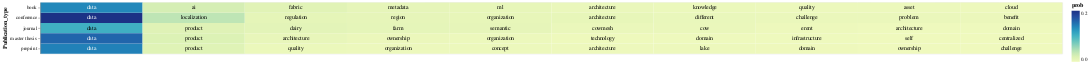

Notebook code cell kept with this figure:
### Code cell
# Select the top terms for each PDF
top_terms_df_publication_type = result_df_publication_type.groupby('Publication_type').head(10)

# Add a small random value to 'idf_value' for better visualization
top_terms_df_publication_type['prob'] = top_terms_df_publication_type['prob'] + np.random.rand(top_terms_df_publication_type.shape[0]) * 0.0001

# Create a base chart
base = alt.Chart(top_terms_df_publication_type).encode(
    x=alt.X('rank:O', axis=None),  # Use rank for x-axis
    y='Publication_type:N',
    color=alt.Color('prob:Q', scale=alt.Scale(scheme='viridis')),
    text='topic_word:N'  # Corrected column name to 'topic_word'
).transform_window(
    rank="rank()",
    sort=[alt.SortField("prob", order="descending")],
    groupby=["Publication_type"]
)

# Create a heatmap
heatmap = base.mark_rect().encode(
    color='prob:Q',
)

# Create text labels with conditional color
text = base.mark_text(baseline='middle').encode(
    text='topic_word:N',
    color=alt.condition(alt.datum.prob >= 0.1, alt.value('white'), alt.value('black'))
)

# Display the heatmap and text labels
chart_lda_publication_type = (heatmap + text).properties(width=2000)
chart_lda_publication_type

### Figure 1 — Vega-Lite specification as saved in the notebook (floating-point values rounded to 4 significant figures)
{"config": {"view": {"continuousWidth": 300, "continuousHeight": 300}}, "layer": [{"mark": {"type": "rect"}, "encoding": {"color": {"field": "prob", "type": "quantitative"}, "text": {"field": "topic_word", "type": "nominal"}, "x": {"axis": null, "field": "rank", "type": "ordinal"}, "y": {"field": "Publication_type", "type": "nominal"}}, "transform": [{"window": [{"op": "rank", "field": "", "as": "rank"}], "groupby": ["Publication_type"], "sort": [{"field": "prob", "order": "descending"}]}]}, {"mark": {"type": "text", "baseline": "middle"}, "encoding": {"color": {"condition": {"test": "(datum.prob >= 0.1)", "value": "white"}, "value": "black"}, "text": {"field": "topic_word", "type": "nominal"}, "x": {"axis": null, "field": "rank", "type": "ordinal"}, "y": {"field": "Publication_type", "type": "nominal"}}, "transform": [{"window": [{"op": "rank", "field": "", "as": "rank"}], "groupby": ["Publication_type"], "sort": [{"field": "prob", "order": "descending"}]}]}], "data": {"name": "data-9e0d91b4ec551a19b8cc06345708da13"}, "width": 2000, "$schema": "https://vega.github.io/schema/vega-lite/v5.15.1.json", "datasets": {"data-9e0d91b4ec551a19b8cc06345708da13": [{"Publication_type": "conference", "topic_word": "data", "prob": 0.156}, {"Publication_type": "conference", "topic_word": "localization", "prob": 0.03487}, {"Publication_type": "conference", "topic_word": "regulation", "prob": 0.0128}, {"Publication_type": "conference", "topic_word": "region", "prob": 0.01164}, {"Publication_type": "conference", "topic_word": "architecture", "prob": 0.01094}, {"Publication_type": "conference", "topic_word": "organization", "prob": 0.01094}, {"Publication_type": "conference", "topic_word": "different", "prob": 0.009186}, {"Publication_type": "conference", "topic_word": "challenge", "prob": 0.008958}, {"Publication_type": "conference", "topic_word": "problem", "prob": 0.008853}, {"Publication_type": "conference", "topic_word": "benefit", "prob": 0.008242}, {"Publication_type": "book", "topic_word": "data", "prob": 0.1074}, {"Publication_type": "book", "topic_word": "ai", "prob": 0.02324}, {"Publication_type": "book", "topic_word": "fabric", "prob": 0.01591}, {"Publication_type": "book", "topic_word": "metadata", "prob": 0.01196}, {"Publication_type": "book", "topic_word": "ml", "prob": 0.01091}, {"Publication_type": "book", "topic_word": "architecture", "prob": 0.008888}, {"Publication_type": "book", "topic_word": "knowledge", "prob": 0.007678}, {"Publication_type": "book", "topic_word": "quality", "prob": 0.007411}, {"Publication_type": "book", "topic_word": "asset", "prob": 0.007131}, {"Publication_type": "book", "topic_word": "cloud", "prob": 0.006568}, {"Publication_type": "journal", "topic_word": "data", "prob": 0.08365}, {"Publication_type": "journal", "topic_word": "product", "prob": 0.01733}, {"Publication_type": "journal", "topic_word": "dairy", "prob": 0.01385}, {"Publication_type": "journal", "topic_word": "farm", "prob": 0.01245}, {"Publication_type": "journal", "topic_word": "semantic", "prob": 0.01203}, {"Publication_type": "journal", "topic_word": "cowmesh", "prob": 0.008975}, {"Publication_type": "journal", "topic_word": "cow", "prob": 0.008797}, {"Publication_type": "journal", "topic_word": "erent", "prob": 0.00652}, {"Publication_type": "journal", "topic_word": "architecture", "prob": 0.005595}, {"Publication_type": "journal", "topic_word": "domain", "prob": 0.005449}, {"Publication_type": "preprint", "topic_word": "data", "prob": 0.1112}, {"Publication_type": "preprint", "topic_word": "product", "prob": 0.01706}, {"Publication_type": "preprint", "topic_word": "quality", "prob": 0.007663}, {"Publication_type": "preprint", "topic_word": "organization", "prob": 0.007259}, {"Publication_type": "preprint", "topic_word": "concept", "prob": 0.007221}, {"Publication_type": "preprint", "topic_word": "architecture", "prob": 0.006713}, {"Publication_type": "preprint", "topic_word": "lake", "prob": 0.006185}, {"Publication_type": "preprint", "topic_word": "domain", "prob": 0.00597}, {"Publication_type": "preprint", "topic_word": "ownership", "prob": 0.005064}, {"Publication_type": "preprint", "topic_word": "challenge", "prob": 0.004993}, {"Publication_type": "master thesis", "topic_word": "data", "prob": 0.1249}, {"Publication_type": "master thesis", "topic_word": "product", "prob": 0.01899}, {"Publication_type": "master thesis", "topic_word": "architecture", "prob": 0.01033}, {"Publication_type": "master thesis", "topic_word": "ownership", "prob": 0.008258}, {"Publication_type": "master thesis", "topic_word": "organization", "prob": 0.007367}, {"Publication_type": "master thesis", "topic_word": "technology", "prob": 0.005908}, {"Publication_type": "master thesis", "topic_word": "domain", "prob": 0.005473}, {"Publication_type": "master thesis", "topic_word": "infrastructure", "prob": 0.005393}, {"Publication_type": "master thesis", "topic_word": "self", "prob": 0.005085}, {"Publication_type": "master thesis", "topic_word": "centralized", "prob": 0.005}]}}
